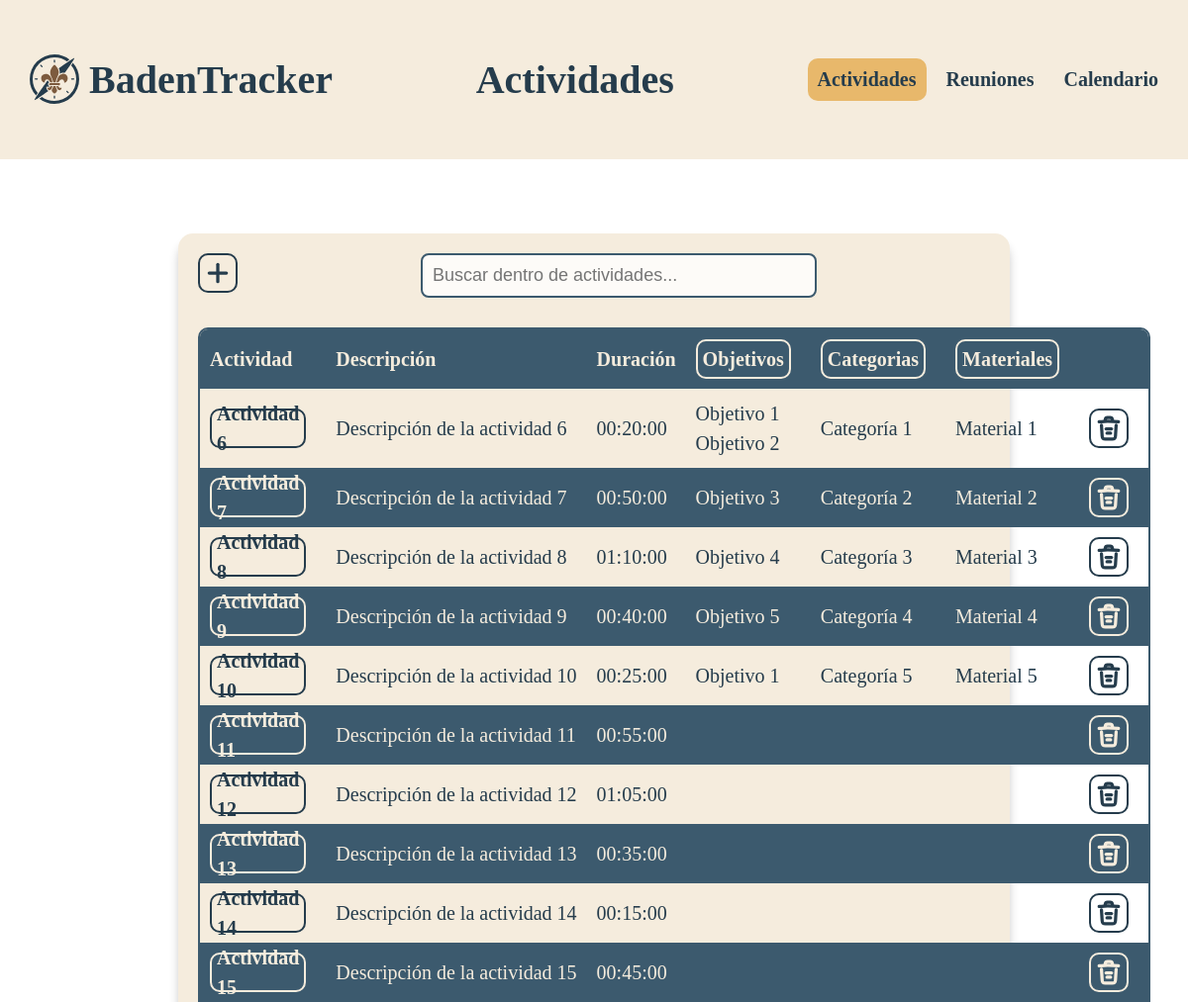
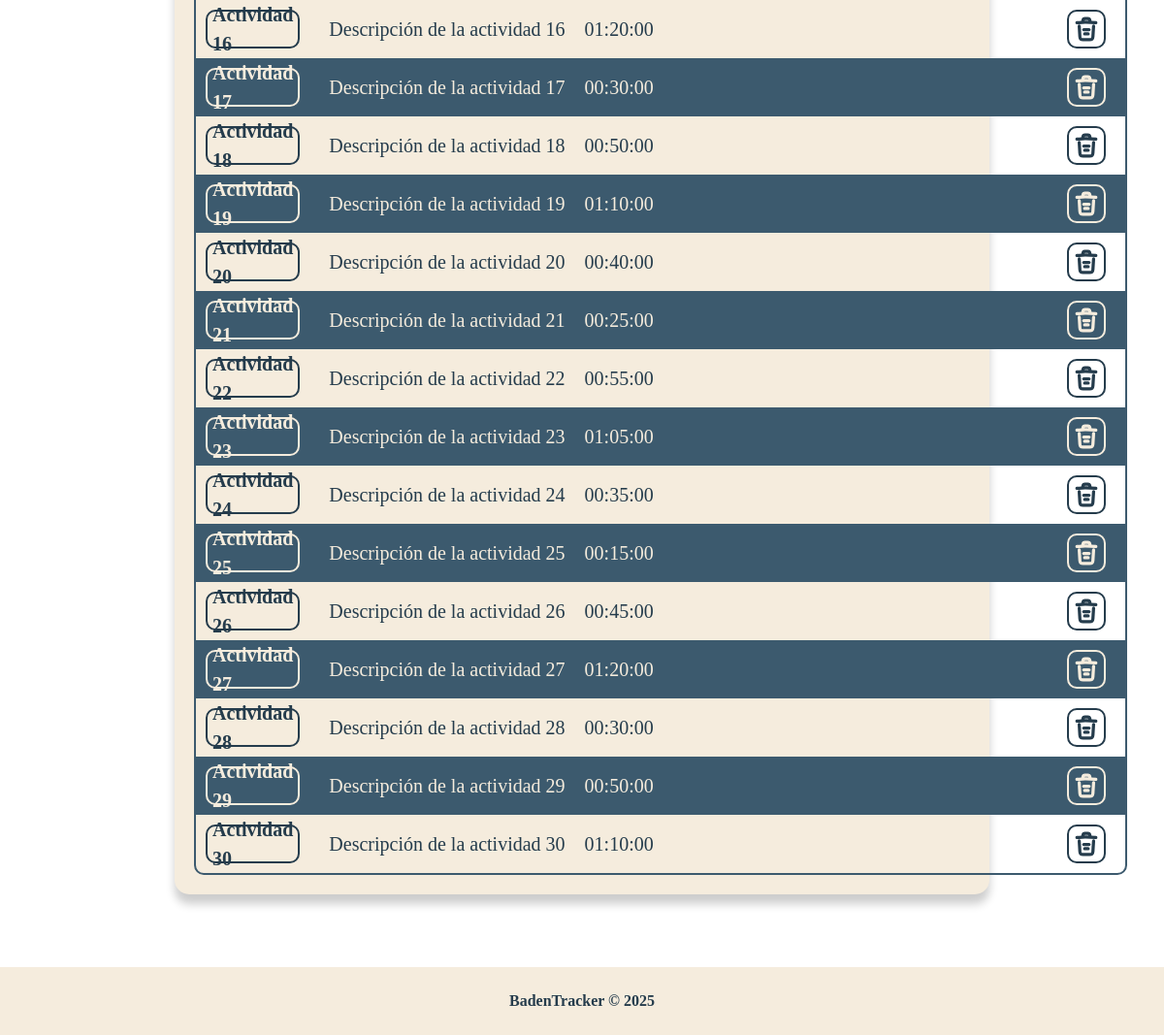
The page /actividades/index.php on the database as committed earlier (2 pictures, top to bottom).
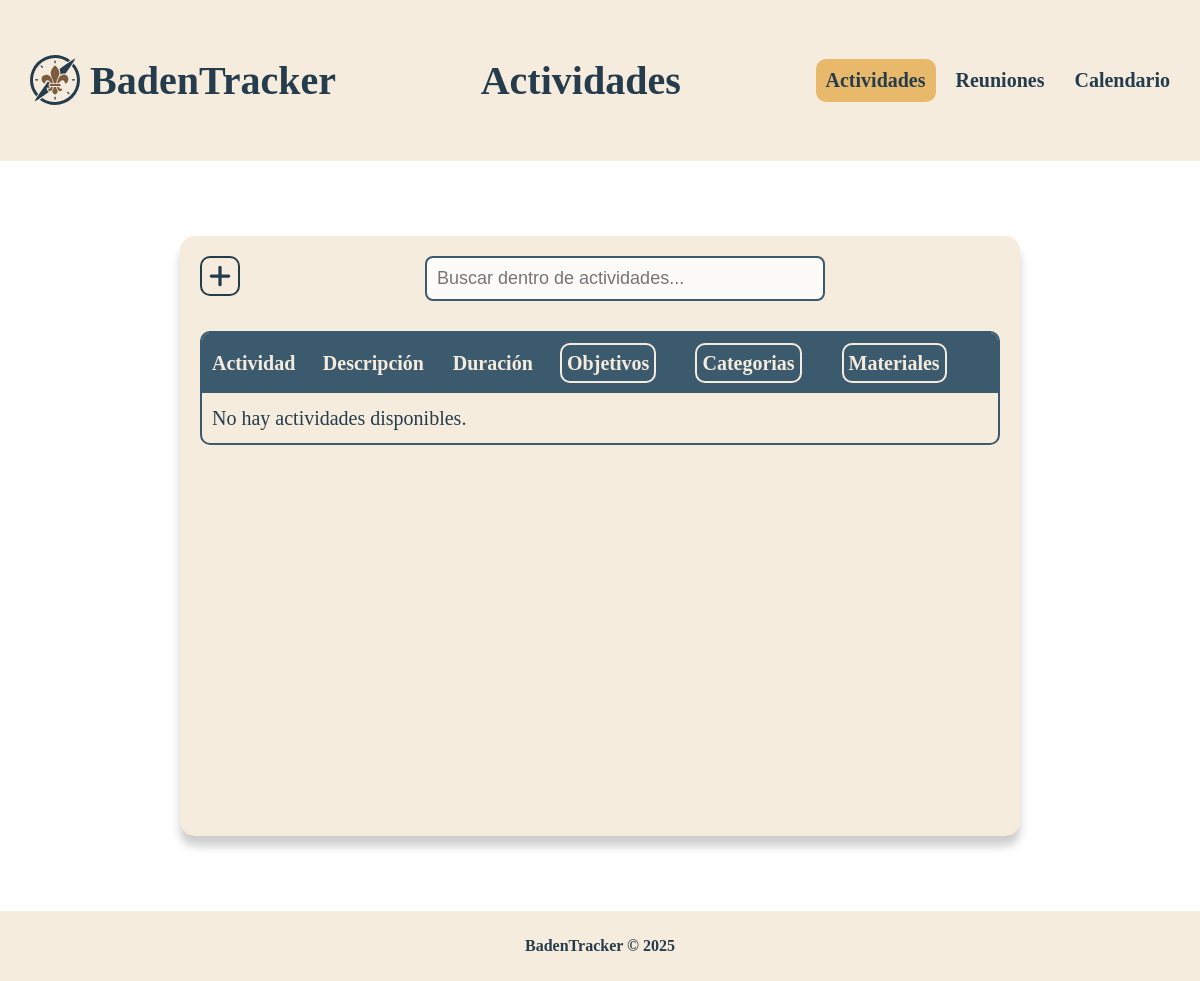
The same page on the database as committed later.
### tables this page shows
CREATE TABLE IF NOT EXISTS act(  
    act_id      int         NOT NULL PRIMARY KEY AUTO_INCREMENT COMMENT 'Primary Key',
    act_name    varchar(50) NOT NULL UNIQUE                     COMMENT 'Activity Name',
    act_desc    varchar(255)                                    COMMENT 'Activity Description',
    act_durat   time(0)                                         COMMENT 'Activity Duration'
);

### .res/funct/funct.php (called while the page is built, shortened)
<?php
function linkDB ():mysqli  {
    $servername = "localhost";
    $database = "badentracker";
    $username = "root";
    $password = "";
    return new mysqli($servername, $username, $password, $database);
}
?>

### actividades/index.php (the view, shortened to what this page needs)
<?php
$page = "act";
$title = "Actividades";
require "../.res/funct/funct.php";
include "../.res/templates/header.php";
$sql = "
SELECT
    act.act_id,
    act.act_name,
    act.act_desc,
    act.act_durat,
    GROUP_CONCAT(DISTINCT obj.obj_name SEPARATOR '<br>') AS act_objs,
    GROUP_CONCAT(DISTINCT cat.cat_name SEPARATOR '<br>') AS act_cats,
    GROUP_CONCAT(DISTINCT mat.mat_name SEPARATOR '<br>') AS act_mats
FROM act
LEFT JOIN act_obj ON act.act_id = act_obj.act_id
LEFT JOIN obj ON act_obj.obj_id = obj.obj_id
LEFT JOIN act_cat ON act.act_id = act_cat.act_id
LEFT JOIN cat ON act_cat.cat_id = cat.cat_id
LEFT JOIN act_mat ON act.act_id = act_mat.act_id
LEFT JOIN mat ON act_mat.mat_id = mat.mat_id
GROUP BY act.act_id, act.act_name, act.act_desc, act.act_durat;
";
$query = linkDB() -> query($sql);
?>
<main>
    <a class="but align-left" href="new" with="50px" aling="left" title="Nueva Actividad">
        <svg width="400" height="400" viewBox="0 0 12 12" xmlns="http://www.w3.org/2000/svg">
        <path
            d="m 2,6 h 8"
            stroke-width="1.5"
            stroke-linecap="round"
            stroke-linejoin="round"
            id="path1" />
        <path
            d="M 6,10 V 2"
            stroke-width="1.5"
            stroke-linecap="round"
            stroke-linejoin="round"
            id="path2" />
        </svg>
    </a>
    <input type="text" id="searchInput" placeholder="Buscar dentro de actividades..." class="search-input">
    <br><br>
    <table class="table-main">
        <tr>
            <th data-sortable="true">Actividad</th>
            <th data-sortable="true">Descripción</th>
            <th data-sortable="true">Duración</th>
            <th data-sortable="true">
                <a class="but align-left" href="objetivos" title="Ir a objetivos"> Objetivos </a>
            </th>
            <th data-sortable="true">
                <a class="but align-left" href="categorias" title="Ir a categorias"> Categorias </a>
            </th>
            <th data-sortable="true">
                <a class="but align-left" href="materiales" title="Ir a materiales"> Materiales </a>
            </th>
            <th></th>
        </tr>
        <?php if ($query->num_rows > 0) {
            while ($row = $query->fetch_assoc()) {
                echo "<tr>";
                echo
                    "<td>
                        <a class=but  href='actividad?id=" . $row["act_id"] . "' title='Editar " . $row["act_name"] . "'>" .
                            $row["act_name"] ."
                        </a>
                    </td>";
                echo "<td class='table-cell-limited'>" . $row["act_desc"] . "</td>";                echo "<td>" . $row["act_durat"] . "</td>";
                echo "<td>" . $row["act_objs"] . "</td>";
                echo "<td>" . $row["act_cats"] . "</td>";
                echo "<td>" . $row["act_mats"] . "</td>";
                ?>
                <td>
                    <a class="but align-left" href="actividad/delete.php?id=<?php echo $row["act_id"];?> " title="Borrar <?php echo $row["act_name"] ?>" onclick="return confirm('¿Estás seguro de que deseas borrar esta actividad?');">
                    </a>
                </td>
                <?php
                echo "</tr>";
            }
        } else {
            echo "<tr><td colspan='7'>No hay actividades disponibles.</td></tr>";
        } ?>
    </table>
</main>
<?php
include "../.res/templates/footer.php";
?>

### .res/templates/header.php (shortened to what this page needs)
<!DOCTYPE html>
<html lang="es">
<head>
    <link rel="stylesheet" href="/badentracker/.res/css/styles.css">
</head>
<body>
    <header>
        <a href="/" class="logo" title="Inicio">
            <img src="/badentracker/.res/icon/bt-logo.svg" height="50px">
            <h1>BadenTracker</h1>
        </a>
        <h1 class="titlePage">
            <?php if (isset($title)): ?>
                <?php echo $title; ?>
            <?php endif; ?>
        </h1>
        <div class="hright">
            <a href="/badentracker/actividades/" title="Ir a actividades"
                <?php
                if ($page == "act")
                    echo 'class = "act"';
                else
                    echo '';
                ?>
            >Actividades</a>
            <a href="/badentracker/reuniones/" title="Ir a reuniones"
            <?php
                if ($page == "reu")
                    echo 'class = "act"';
                else
                    echo '';
                ?>
            >Reuniones</a>
            <a href="/badentracker/calendario/" title="Ir a calendario"
            <?php
                if ($page == "cald")
                    echo 'class = "act"';
                else
                    echo '';
                ?>
            >Calendario</a>
        </div>
    </header>

### .res/templates/footer.php (shortened to what this page needs)
    <footer>
        <p>BadenTracker &copy; 2025</p>
    </footer>
</body>
</html>

### .res/css/styles.css (style rules this page uses)
:root { --color001: #f5ecddff; --color002: #253c4cff; --color003: #7d5b3eff; --color004: #3c5a6eff; --color005: #a64e2aff; --color006: #e8b86bff; --color006D: #ba9356ff; --trans: #00000033; }
* { box-sizing: border-box; }
html, body { height: 100%; margin: 0; padding: 0; }
header { align-items: center; background-color: var(--color001); display: flex; justify-content: space-between; overflow: hidden; padding: 20px; }
header a { align-items: center; border-radius: 10px; color: var(--color002); display: flex; float: left; font-size: 20px; font-weight: bold; gap: 10px; padding: 10px; text-align: center; text-decoration: none; }
header a.logo { align-items: center; display: flex; gap: 10px; text-decoration: none; }
header a.act { background-color: var(--color006); }
.hright { align-items: center; display: flex; float: right; gap: 10px; }
.titlePage { font-size: 40px; font-weight: bold; color: var(--color002); text-align: center; margin: 0 auto; padding: 0 20px; }
main { margin: 20px auto; width: 70%; padding: 20px; background-color: var(--color001); border-radius: 15px; color: var(--color002); font-size: 20px; line-height: 1.5; text-align: center; box-shadow: 0 10px 10px var(--trans); margin-top: 75px; margin-bottom: 75px; min-height: 75%; }
footer { background-color: var(--color001); color: var(--color002); text-align: center; padding: 10px 0; font-weight: bold; }
.but { align-items: center; display: inline-flex; vertical-align: middle; height: 40px; border: 2px solid var(--color002); border-radius: 10px; text-decoration: none; color: var(--color002); stroke: var(--color002); padding: 5px; min-width: 40px; justify-content: center; margin: 0 10px 0 0; font-weight: bold; }
.align-left { float: left; margin-left: 0; }
.but svg { height: 100%; width: 100%; }
.table-main { border: 2px solid var(--color004); border-collapse: separate; border-spacing: 0; border-radius: 10px; overflow: hidden; width: 100%; font-size: 20px; line-height: 1.5; text-align: left; vertical-align: middle; }
.table-main tr:nth-child(odd) { background-color: var(--color004); color: var(--color001); }
.table-main tr:nth-child(odd) .but { stroke: var(--color001); border: 2px solid var(--color001); color: var(--color001); }
.table-main td, th { padding: 10px; }
input { width: 50%; padding: 10px; border: 2px solid var(--color004); border-radius: 8px; background-color: #ffffffcc; color: var(--color002); font-size: 18px; }
.table-cell-limited { max-width: 25%; overflow: hidden; text-overflow: ellipsis; white-space: nowrap; }

Rows that differ between the two databases and show on the page:
removed act: act_name "Actividad 6", act_desc "Descripción de la actividad 6", act_durat "00:20:00", act_objs "Objetivo 1 Objetivo 2", act_cats "Categoría 1", act_mats "Material 1"
removed act: act_name "Actividad 7", act_desc "Descripción de la actividad 7", act_durat "00:50:00", act_objs "Objetivo 3", act_cats "Categoría 2", act_mats "Material 2"
removed act: act_name "Actividad 8", act_desc "Descripción de la actividad 8", act_durat "01:10:00", act_objs "Objetivo 4", act_cats "Categoría 3", act_mats "Material 3"
removed act: act_name "Actividad 9", act_desc "Descripción de la actividad 9", act_durat "00:40:00", act_objs "Objetivo 5", act_cats "Categoría 4", act_mats "Material 4"
removed act: act_name "Actividad 10", act_desc "Descripción de la actividad 10", act_durat "00:25:00", act_objs "Objetivo 1", act_cats "Categoría 5", act_mats "Material 5"
removed act: act_name "Actividad 11", act_desc "Descripción de la actividad 11", act_durat "00:55:00"
removed act: act_name "Actividad 12", act_desc "Descripción de la actividad 12", act_durat "01:05:00"
removed act: act_name "Actividad 13", act_desc "Descripción de la actividad 13", act_durat "00:35:00"
removed act: act_name "Actividad 14", act_desc "Descripción de la actividad 14", act_durat "00:15:00"
removed act: act_name "Actividad 15", act_desc "Descripción de la actividad 15", act_durat "00:45:00"
removed act: act_name "Actividad 16", act_desc "Descripción de la actividad 16", act_durat "01:20:00"
removed act: act_name "Actividad 17", act_desc "Descripción de la actividad 17", act_durat "00:30:00"
removed act: act_name "Actividad 18", act_desc "Descripción de la actividad 18", act_durat "00:50:00"
removed act: act_name "Actividad 19", act_desc "Descripción de la actividad 19", act_durat "01:10:00"
removed act: act_name "Actividad 20", act_desc "Descripción de la actividad 20", act_durat "00:40:00"
removed act: act_name "Actividad 21", act_desc "Descripción de la actividad 21", act_durat "00:25:00"
removed act: act_name "Actividad 22", act_desc "Descripción de la actividad 22", act_durat "00:55:00"
removed act: act_name "Actividad 23", act_desc "Descripción de la actividad 23", act_durat "01:05:00"
removed act: act_name "Actividad 24", act_desc "Descripción de la actividad 24", act_durat "00:35:00"
removed act: act_name "Actividad 25", act_desc "Descripción de la actividad 25", act_durat "00:15:00"
removed act: act_name "Actividad 26", act_desc "Descripción de la actividad 26", act_durat "00:45:00"
removed act: act_name "Actividad 27", act_desc "Descripción de la actividad 27", act_durat "01:20:00"
removed act: act_name "Actividad 28", act_desc "Descripción de la actividad 28", act_durat "00:30:00"
removed act: act_name "Actividad 29", act_desc "Descripción de la actividad 29", act_durat "00:50:00"
removed act: act_name "Actividad 30", act_desc "Descripción de la actividad 30", act_durat "01:10:00"
Other text that changed with them:
text now shown: "No hay actividades disponibles."
